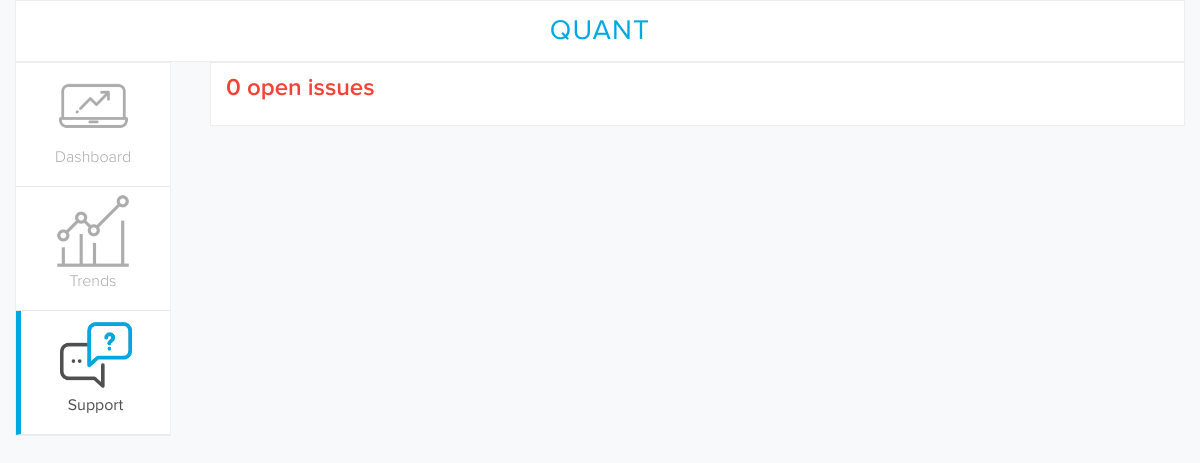
/bank/support, run on an earlier commit of the app's database.
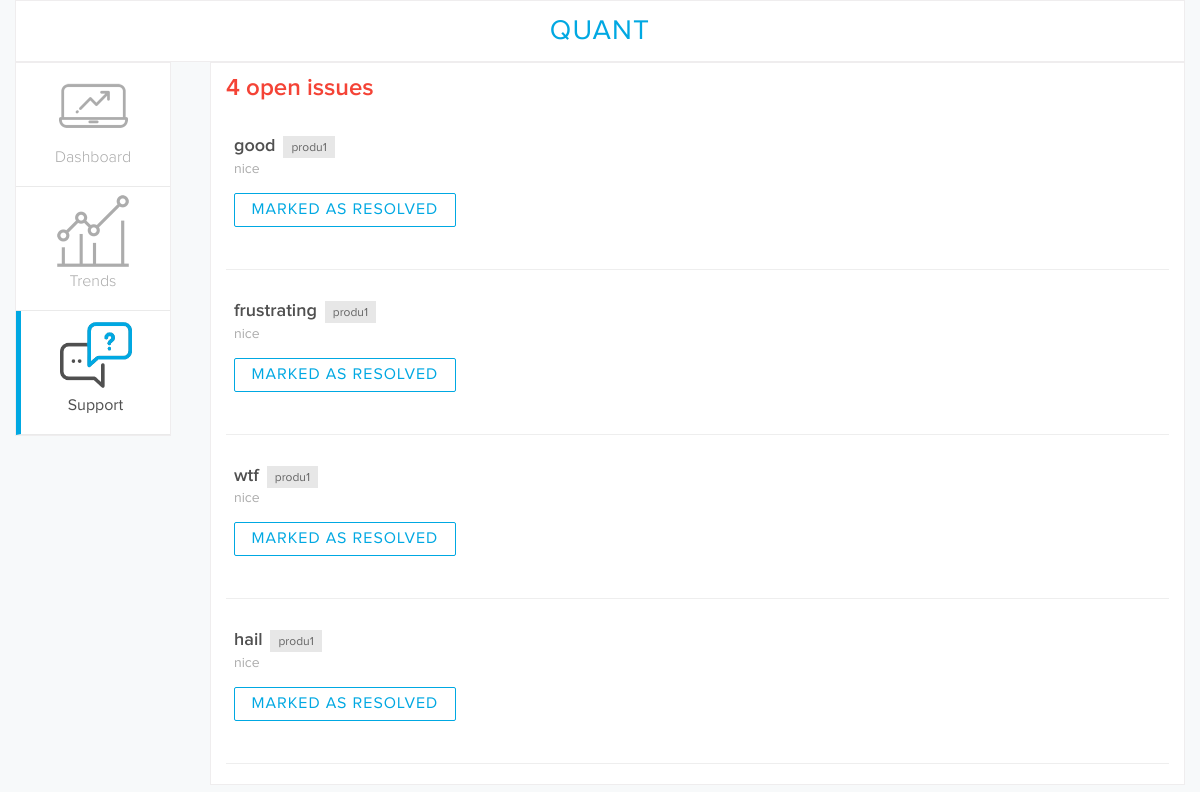
And on a later commit of the database.
### models.py (models this page shows, shortened)
class Issue(db.Model):
    __tablename__ = "issue"
    id = db.Column(db.Integer, primary_key=True, autoincrement=True)
    created_at = db.Column(db.DateTime, default=datetime.now())
    reviewid = db.Column(db.Integer, db.ForeignKey("review.id"), nullable=False)
    status = db.Column(db.String(10), default="open")
    review = relationship("Review")

class Review(db.Model):
    __tablename__ = "review"
    id = db.Column(db.Integer, primary_key=True, autoincrement=True)
    created_at = db.Column(db.DateTime, default=datetime.now())
    userid = db.Column(db.Integer, db.ForeignKey('user.id'))
    productid = db.Column(db.Integer, db.ForeignKey('product.id'))
    rating = db.Column(db.Integer, nullable=False)
    title = db.Column(db.String(100), nullable=False)
    comment = db.Column(db.String(500))
    user = relationship("User")
    product = relationship("Product")
    __table_args__ = (
        sqlalchemy.UniqueConstraint("userid", "productid", name="unique_review"),
    )

class Product(db.Model):
    __tablename__ = "product"
    id = db.Column(db.Integer, primary_key=True, autoincrement=True)
    name = db.Column(db.String(50), nullable=False)
    category = db.Column(db.Integer, nullable=False)

### __init__.py (the view)
@app.route("/bank/support")
def bank_support():
    issues = Issue.query.filter_by(status="open").all()
    return render_template("bank-support.html", issues=issues)

### templates/bank-support.html
{% extends "bank_base.html" %}
{% block main_content %}
<div class="col-sm-10" id="issues">
    <h1>{{ issues | length }} open issues</h1>
    <br>
    {% for issue in issues %}
    <div class="issue">
        <a>{{ issue.review.title }}</a>
        <span>{{ issue.review.product.name }}</span>
        <p>{{ issue.review.comment }}</p>
        <button>Marked as resolved</button>
    </div>
    <hr>
    {% endfor %}
</div>
{% endblock %}
{% block static_files %}
<link rel="stylesheet" href={{ url_for("static", filename="bootstrap.min.css") }}>
<link rel="stylesheet" href={{ url_for("static", filename="index.css") }}>
<link rel="stylesheet" href={{ url_for("static", filename="support.css") }}>
{% endblock %}

### templates/bank_base.html (shortened to what this page needs)
<!DOCTYPE html>
<html lang="en">
<head>
</head>
<body>
    <div class="container">
        <div class="row">
            <div class="col-xs-12" id="navbar"><a id="logo-link" href="/bank">Quant</a>
            </div>
        </div>
        <div class="row">
            <div class="col-sm-2" id="sidenavmaster">
                <div id="sidenav">
                    <a href="/bank/dashboard">
                        <div class="option"><img src={{ url_for("static", filename="icons/dashboard-inactive.png") }}>
                            <p>Dashboard</p>
                        </div>
                    </a>
                    <a href="/bank/trends">
                        <div class="option"><img src={{ url_for("static", filename="icons/trends-inactive.png") }}>
                            <p>Trends</p>
                        </div>
                    </a>
                    <a href="/bank/support">
                        <div class="option"><img src={{ url_for("static", filename="icons/support-inactive.png") }}>
                            <p>Support</p>
                        </div>
                    </a>
                </div>
            </div>
            {% block main_content %}{% endblock %}
        </div>
    </div>
</body>
</html>
{% block static_files %} {% endblock %}

### static/index.css (style rules this page uses)
:root { --sapphire-blue: #00A8E2; }
body { background-color: #F7F9FA; }
p { margin: 0; }
#navbar { height: 62px; background: #FFFFFF; border: 1px solid #EFEDEE; }
#logo-link { text-align: center; line-height: 28px; margin: 16px auto; font-family: ProximaNova-Regular; font-size: 28px; color: #00A8E2; letter-spacing: 1.17px; text-transform: uppercase; transition-property: all; transition-duration: 0.2s; transition-timing-function: ease-out; }
#navbar { display: flex; justify-content: flex-end; }
#sidenavmaster { padding: 0; }
#sidenav { width: 80%; background: #FFFFFF; border: 1px solid #EFEDEE; }
.option { display: flex; flex-direction: column; align-items: center; padding: 8px; border-bottom: 1px solid #EAEAEA; }
.option>p { font-family: ProximaNova-Light; font-size: 16px; color: #AAAAAA; margin-top: 4px; margin-bottom: 8px; }
.option>img { height: 72px; transition-property: all; transition-duration: 0.2s; transition-timing-function: ease-out; }
.active { border-left: 5px solid var(--sapphire-blue); }
.active>p { color: #505050; font-family: ProximaNova-Regular; font-size: 16px; }

### static/support.css (style rules this page uses)
#issues { background: #FFFFFF; border: 1px solid #EFEDEE; }
#issues>h1 { font-weight: normal; font-family: ProximaNova-Semibold; font-size: 24px; color: #F44336; margin: 0; padding: 0; margin-top: 8px; }
.issue>a { text-decoration: none; font-family: ProximaNova-Semibold; font-size: 18px; cursor: pointer; color: #505050; transition-duration: 0.2s; transition-property: all; transition-timing-function: ease-in-out; margin-bottom: 8px; margin-right: 4px; }
.issue>span { font-family: ProximaNova-Regular; font-size: 12px; color: #666666; padding: 4px 8px; border: none; background: #E7E7E7; margin-bottom: 8px; }
.issue>button { margin: 14px 14px 14px 0px; padding: 8px 16.5px; font-family: ProximaNova-Regular; font-size: 16px; color: #00A8E2; text-transform: uppercase; letter-spacing: 1px; background: #FFFFFF; border: 1px solid #00A8E2; transition-property: all; transition-duration: 0.2s; transition-timing-function: ease-out; border-radius: 2px; line-height: 16px; }
.issue { padding: 8px; }
.issue>p { font-family: ProximaNova-Regular; font-size: 14px; color: #acacac; }

What changed in the data, as far as the page shows it:
added Issue: review "good", review.product.name "produ1", review.comment "nice"
added Issue: review "frustrating", review.product.name "produ1", review.comment "nice"
added Issue: review "wtf", review.product.name "produ1", review.comment "nice"
added Issue: review "hail", review.product.name "produ1", review.comment "nice"
Also different on the page:
{{ issues | length }}: "0" → "4"
